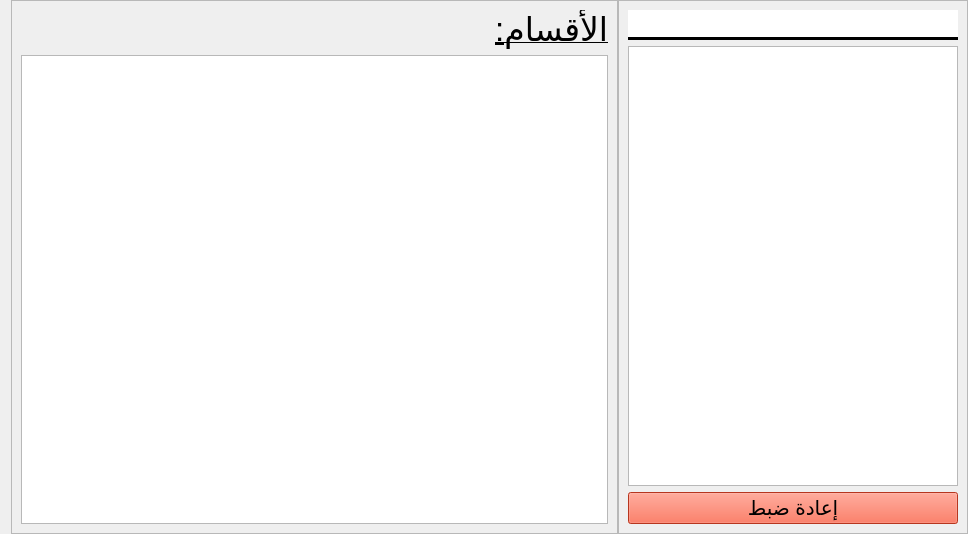
<?xml version="1.0" encoding="UTF-8"?>
<ui version="4.0">
 <class>class_per_student</class>
 <widget class="QWidget" name="class_per_student">
  <property name="geometry">
   <rect>
    <x>0</x>
    <y>0</y>
    <width>968</width>
    <height>534</height>
   </rect>
  </property>
  <property name="windowTitle">
   <string>Form</string>
  </property>
  <layout class="QHBoxLayout" name="horizontalLayout">
   <property name="spacing">
    <number>0</number>
   </property>
   <property name="topMargin">
    <number>0</number>
   </property>
   <property name="rightMargin">
    <number>0</number>
   </property>
   <property name="bottomMargin">
    <number>0</number>
   </property>
   <item>
    <widget class="QFrame" name="frame_2">
     <property name="frameShape">
      <enum>QFrame::Shape::StyledPanel</enum>
     </property>
     <property name="frameShadow">
      <enum>QFrame::Shadow::Raised</enum>
     </property>
     <layout class="QVBoxLayout" name="verticalLayout">
      <item>
       <widget class="QLabel" name="label_17">
        <property name="sizePolicy">
         <sizepolicy hsizetype="Expanding" vsizetype="Preferred">
          <horstretch>0</horstretch>
          <verstretch>0</verstretch>
         </sizepolicy>
        </property>
        <property name="font">
         <font>
          <pointsize>25</pointsize>
          <underline>true</underline>
         </font>
        </property>
        <property name="text">
         <string>الأقسام:</string>
        </property>
       </widget>
      </item>
      <item>
       <widget class="QListWidget" name="class_list">
        <property name="font">
         <font>
          <pointsize>25</pointsize>
         </font>
        </property>
        <property name="layoutDirection">
         <enum>Qt::LayoutDirection::RightToLeft</enum>
        </property>
        <property name="lineWidth">
         <number>2</number>
        </property>
        <property name="alternatingRowColors">
         <bool>true</bool>
        </property>
        <property name="textElideMode">
         <enum>Qt::TextElideMode::ElideMiddle</enum>
        </property>
        <property name="verticalScrollMode">
         <enum>QAbstractItemView::ScrollMode::ScrollPerPixel</enum>
        </property>
        <property name="horizontalScrollMode">
         <enum>QAbstractItemView::ScrollMode::ScrollPerPixel</enum>
        </property>
        <property name="viewMode">
         <enum>QListView::ViewMode::ListMode</enum>
        </property>
       </widget>
      </item>
     </layout>
    </widget>
   </item>
   <item>
    <widget class="QFrame" name="frame_4">
     <property name="sizePolicy">
      <sizepolicy hsizetype="Fixed" vsizetype="Preferred">
       <horstretch>0</horstretch>
       <verstretch>0</verstretch>
      </sizepolicy>
     </property>
     <property name="minimumSize">
      <size>
       <width>350</width>
       <height>0</height>
      </size>
     </property>
     <property name="frameShape">
      <enum>QFrame::Shape::StyledPanel</enum>
     </property>
     <property name="frameShadow">
      <enum>QFrame::Shadow::Raised</enum>
     </property>
     <layout class="QVBoxLayout" name="verticalLayout_2">
      <item>
       <widget class="QLineEdit" name="search_ent">
        <property name="minimumSize">
         <size>
          <width>0</width>
          <height>30</height>
         </size>
        </property>
        <property name="font">
         <font>
          <pointsize>15</pointsize>
         </font>
        </property>
        <property name="layoutDirection">
         <enum>Qt::LayoutDirection::RightToLeft</enum>
        </property>
        <property name="styleSheet">
         <string notr="true">border: 3px solid black;
border-left: none;
border-right: none;
border-top: none 
</string>
        </property>
       </widget>
      </item>
      <item>
       <widget class="QTableView" name="student_list">
        <property name="minimumSize">
         <size>
          <width>300</width>
          <height>0</height>
         </size>
        </property>
        <property name="font">
         <font>
          <pointsize>15</pointsize>
         </font>
        </property>
        <property name="layoutDirection">
         <enum>Qt::LayoutDirection::RightToLeft</enum>
        </property>
        <property name="editTriggers">
         <set>QAbstractItemView::EditTrigger::NoEditTriggers</set>
        </property>
        <property name="alternatingRowColors">
         <bool>true</bool>
        </property>
        <property name="selectionMode">
         <enum>QAbstractItemView::SelectionMode::SingleSelection</enum>
        </property>
        <property name="selectionBehavior">
         <enum>QAbstractItemView::SelectionBehavior::SelectRows</enum>
        </property>
        <property name="verticalScrollMode">
         <enum>QAbstractItemView::ScrollMode::ScrollPerPixel</enum>
        </property>
        <property name="horizontalScrollMode">
         <enum>QAbstractItemView::ScrollMode::ScrollPerPixel</enum>
        </property>
        <property name="showGrid">
         <bool>false</bool>
        </property>
        <attribute name="horizontalHeaderMinimumSectionSize">
         <number>150</number>
        </attribute>
        <attribute name="verticalHeaderDefaultSectionSize">
         <number>35</number>
        </attribute>
       </widget>
      </item>
      <item>
       <widget class="QPushButton" name="reset_btn">
        <property name="minimumSize">
         <size>
          <width>150</width>
          <height>30</height>
         </size>
        </property>
        <property name="font">
         <font>
          <pointsize>15</pointsize>
         </font>
        </property>
        <property name="styleSheet">
         <string notr="true">background-color: rgb(255, 75, 43);</string>
        </property>
        <property name="text">
         <string>إعادة ضبط</string>
        </property>
        <property name="shortcut">
         <string>Esc</string>
        </property>
       </widget>
      </item>
     </layout>
    </widget>
   </item>
  </layout>
 </widget>
 <resources/>
 <connections/>
</ui>
